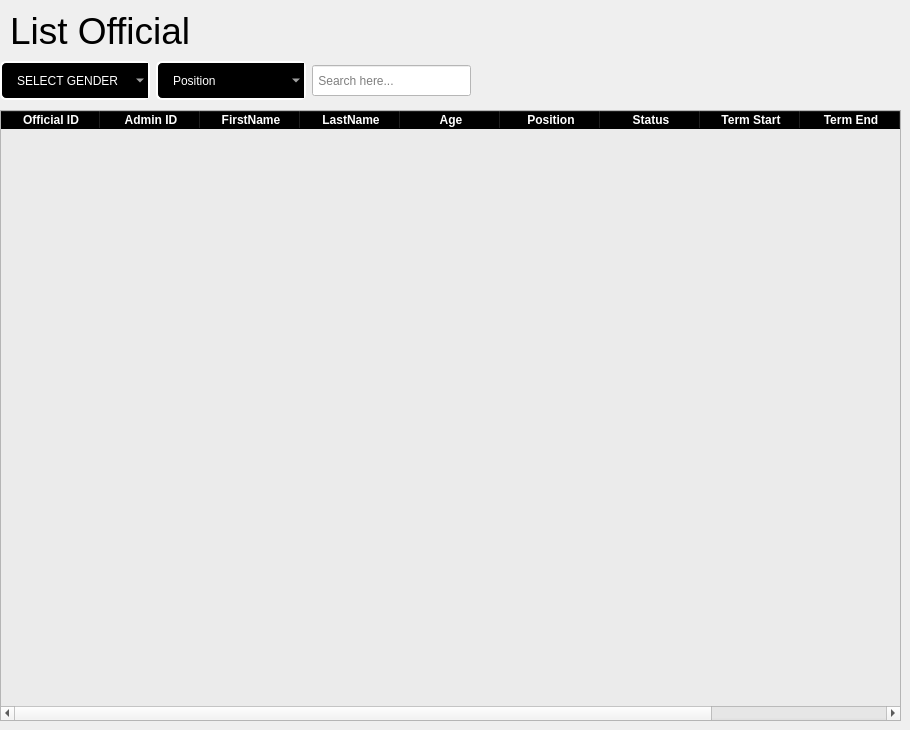
          <widget class="QWidget" name="page_3">
           <widget class="QLabel" name="label_9">
            <property name="geometry">
             <rect>
              <x>10</x>
              <y>10</y>
              <width>181</width>
              <height>41</height>
             </rect>
            </property>
            <property name="font">
             <font>
              <pointsize>28</pointsize>
             </font>
            </property>
            <property name="text">
             <string>List Official</string>
            </property>
           </widget>
           <widget class="QTableWidget" name="tableWidget_5">
            <property name="geometry">
             <rect>
              <x>0</x>
              <y>110</y>
              <width>901</width>
              <height>611</height>
             </rect>
            </property>
            <property name="styleSheet">
             <string notr="true">QTableWidget{background-color: rgb(235, 235, 235);}

QHeaderView::section{

 font-weight:bold;
 background-color:black;
 color:white;

}

</string>
            </property>
            <column>
             <property name="text">
              <string>Official ID</string>
             </property>
            </column>
            <column>
             <property name="text">
              <string>Admin ID</string>
             </property>
            </column>
            <column>
             <property name="text">
              <string>FirstName</string>
             </property>
            </column>
            <column>
             <property name="text">
              <string>LastName</string>
             </property>
            </column>
            <column>
             <property name="text">
              <string>Age</string>
             </property>
            </column>
            <column>
             <property name="text">
              <string>Position</string>
             </property>
            </column>
            <column>
             <property name="text">
              <string>Status</string>
             </property>
            </column>
            <column>
             <property name="text">
              <string>Term Start</string>
             </property>
            </column>
            <column>
             <property name="text">
              <string>Term End</string>
             </property>
            </column>
            <column>
             <property name="text">
              <string>Email Address</string>
             </property>
            </column>
           </widget>
           <widget class="QWidget" name="layoutWidget_4">
            <property name="geometry">
             <rect>
              <x>0</x>
              <y>60</y>
              <width>471</width>
              <height>41</height>
             </rect>
            </property>
            <layout class="QHBoxLayout" name="horizontalLayout_9">
             <item>
              <widget class="QComboBox" name="select_officialgender">
               <property name="minimumSize">
                <size>
                 <width>150</width>
                 <height>0</height>
                </size>
               </property>
               <property name="styleSheet">
                <string notr="true">QComboBox{ 
border: 2px solid white;
border-radius:6px;
padding-left: 1px 18px 1px 3px;
height: 35px;
background-color:black;
color:white;
padding-left:15px;
selection-background-color: #298089;
}</string>
               </property>
               <item>
                <property name="text">
                 <string>SELECT GENDER</string>
                </property>
               </item>
               <item>
                <property name="text">
                 <string>Male</string>
                </property>
               </item>
               <item>
                <property name="text">
                 <string>Female</string>
                </property>
               </item>
              </widget>
             </item>
             <item>
              <widget class="QComboBox" name="select_officialposition">
               <property name="minimumSize">
                <size>
                 <width>150</width>
                 <height>0</height>
                </size>
               </property>
               <property name="styleSheet">
                <string notr="true">QComboBox{ 
border: 2px solid white;
border-radius:6px;
padding-left: 1px 18px 1px 3px;
height: 35px;
background-color:black;
color:white;
padding-left:15px;
selection-background-color: #298089;
}</string>
               </property>
               <item>
                <property name="text">
                 <string>Position</string>
                </property>
               </item>
               <item>
                <property name="text">
                 <string>Yes</string>
                </property>
               </item>
               <item>
                <property name="text">
                 <string>No</string>
                </property>
               </item>
              </widget>
             </item>
             <item>
              <widget class="QLineEdit" name="search_official">
               <property name="minimumSize">
                <size>
                 <width>0</width>
                 <height>31</height>
                </size>
               </property>
               <property name="maximumSize">
                <size>
                 <width>16777215</width>
                 <height>31</height>
                </size>
               </property>
               <property name="styleSheet">
                <string notr="true">background-color: rgb(255, 255, 255);</string>
               </property>
               <property name="placeholderText">
                <string> Search here...</string>
               </property>
              </widget>
             </item>
            </layout>
           </widget>
          </widget>
